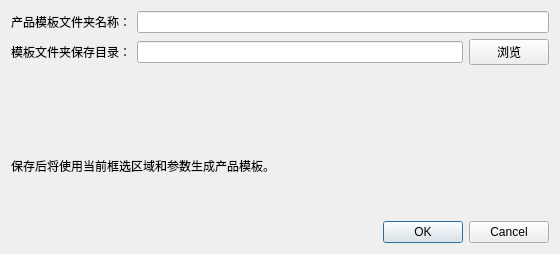
<?xml version="1.0" encoding="UTF-8"?>
<ui version="4.0">
 <class>TemplateSaveDialog</class>
 <widget class="QDialog" name="TemplateSaveDialog">
  <property name="geometry">
   <rect>
    <x>0</x>
    <y>0</y>
    <width>560</width>
    <height>254</height>
   </rect>
  </property>
  <property name="windowTitle">
   <string>保存模板</string>
  </property>
  <layout class="QVBoxLayout" name="verticalLayout">
   <item>
    <layout class="QFormLayout" name="formLayout">
     <item row="0" column="0">
      <widget class="QLabel" name="label_templateName">
       <property name="text">
        <string>产品模板文件夹名称：</string>
       </property>
      </widget>
     </item>
     <item row="0" column="1">
      <widget class="QLineEdit" name="lineEdit_templateName"/>
     </item>
     <item row="1" column="0">
      <widget class="QLabel" name="label_parentDirectory">
       <property name="text">
        <string>模板文件夹保存目录：</string>
       </property>
      </widget>
     </item>
     <item row="1" column="1">
      <layout class="QHBoxLayout" name="horizontalLayout_parentDirectory">
       <item>
        <widget class="QLineEdit" name="lineEdit_parentDirectory">
         <property name="readOnly">
          <bool>true</bool>
         </property>
        </widget>
       </item>
       <item>
        <widget class="QPushButton" name="pushButton_browseDirectory">
         <property name="text">
          <string>浏览</string>
         </property>
        </widget>
       </item>
      </layout>
     </item>
    </layout>
   </item>
   <item>
    <widget class="QLabel" name="label_hint">
     <property name="text">
      <string>保存后将使用当前框选区域和参数生成产品模板。</string>
     </property>
     <property name="wordWrap">
      <bool>true</bool>
     </property>
    </widget>
   </item>
   <item>
    <widget class="QDialogButtonBox" name="buttonBox">
     <property name="orientation">
      <enum>Qt::Horizontal</enum>
     </property>
     <property name="standardButtons">
      <set>QDialogButtonBox::Cancel|QDialogButtonBox::Ok</set>
     </property>
    </widget>
   </item>
  </layout>
 </widget>
 <resources/>
 <connections/>
</ui>
